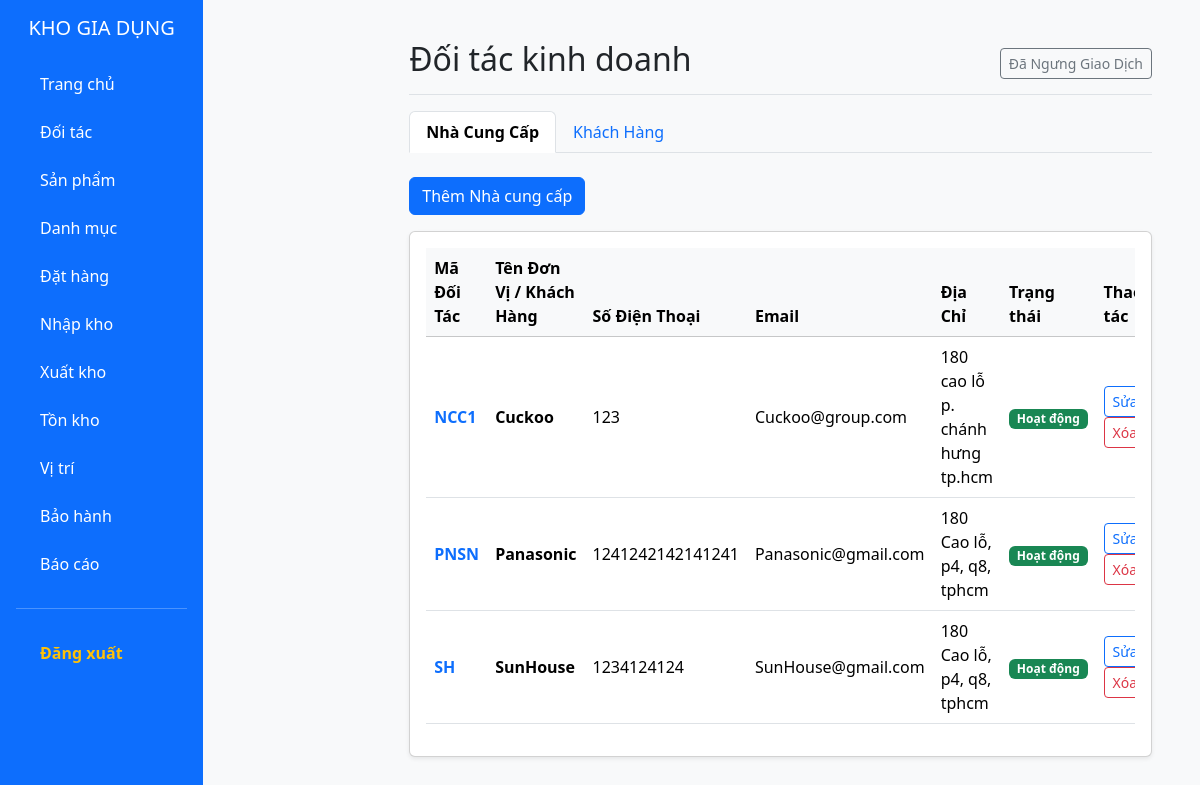
The app's page /public/partner/supplier (signed in), older data.
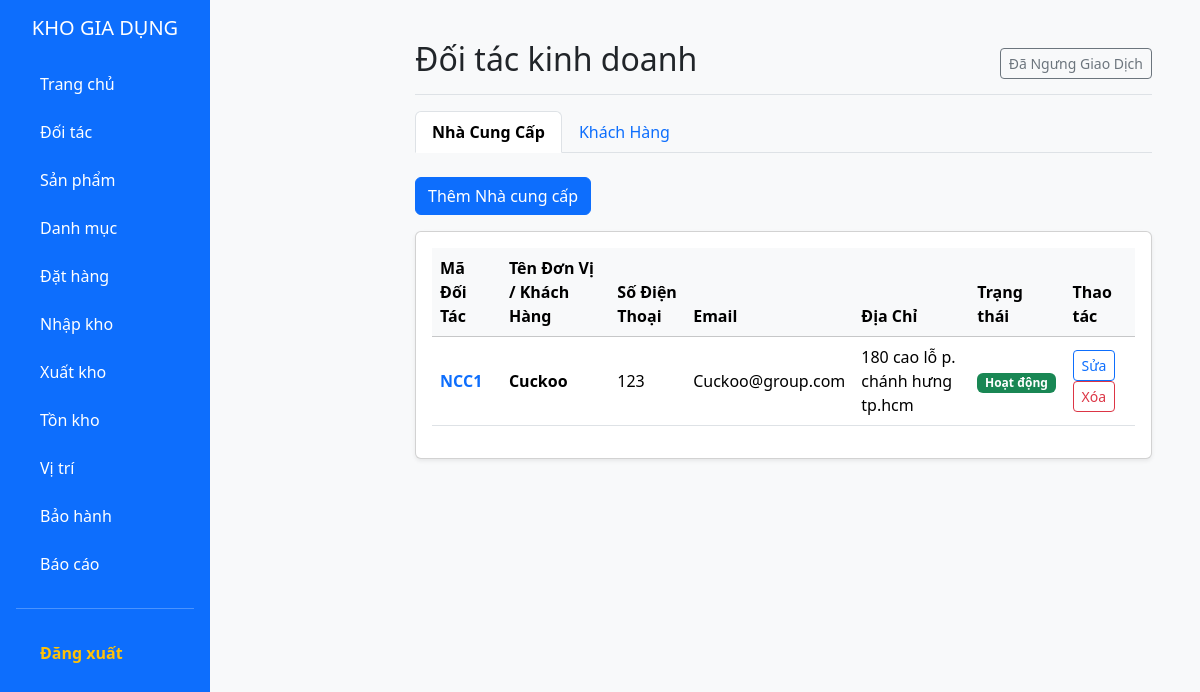
The same page, newer data.
### tables this page shows
CREATE TABLE IF NOT EXISTS `nhacungcap` (
  `maNCC` varchar(10) NOT NULL,
  `tenNCC` varchar(100) NOT NULL,
  `diaChi` varchar(200) DEFAULT NULL,
  `sdt` varchar(20) DEFAULT NULL,
  `email` varchar(50) DEFAULT NULL,
  `trangThai` tinyint DEFAULT '1',
  PRIMARY KEY (`maNCC`)
);

### app/controllers/PartnerController.php (called while the page is built, shortened)
<?php
class PartnerController extends Controller {
    private $partnerModel;
    public function __construct() {
        $this->partnerModel = $this->model('PartnerModel');
    }
    public function supplier() {
        $data = [
            'title' => 'Quản lý Nhà cung cấp',
            'type' => 'supplier',
            'list' => $this->partnerModel->getSuppliers()
        ];
        $this->view('partners/index', $data);
    }
}
?>

### app/core/app.php (called while the page is built, shortened)
<?php
class App {
    protected $action = 'index';
    public function __construct() {
        $url = $this->parseUrl();
        if (isset($url[0])) {
            if (file_exists(APP_ROOT . '/controllers/' . ucfirst($url[0]) . 'Controller.php')) {
                unset($url[0]);
            }
        }
        $this->controller = new $this->controller;
        if (isset($url[1])) {
            if (method_exists($this->controller, $url[1])) {
                $this->action = $url[1];
                unset($url[1]);
            }
        }
        $this->params = $url ? array_values($url) : [];
        call_user_func_array([$this->controller, $this->action], $this->params);
    }
    public function parseUrl() {
        if (isset($_GET['url'])) {
            return explode('/', filter_var(rtrim($_GET['url'], '/'), FILTER_SANITIZE_URL));
        }
    }
}
?>

### public/index.php (called while the page is built, shortened)
<?php
require_once ROOT_PATH . '/app/core/Database.php';
require_once ROOT_PATH . '/app/core/Controller.php';
require_once ROOT_PATH . '/app/core/App.php';
$app = new App();
?>

### app/models/PartnerModel.php (called while the page is built, shortened)
<?php
class PartnerModel {
    private $conn;
    public function __construct() {
        $this->conn = Database::getInstance()->getConnection();
    }
    public function getSuppliers() {
        $sql = "SELECT * FROM NHACUNGCAP WHERE trangThai = 1 ORDER BY tenNCC ASC";
        $stmt = $this->conn->prepare($sql);
        $stmt->execute();
        return $stmt->fetchAll();
    }
}
?>

### app/core/Database.php (called while the page is built, shortened)
<?php
class Database {
    private static $instance = null;
    private $conn;
    private function __construct() {
        try {
            $dsn = "mysql:host=" . DB_HOST . ";dbname=" . DB_NAME . ";charset=utf8mb4";
            $this->conn = new PDO($dsn, DB_USER, DB_PASS);
            $this->conn->setAttribute(PDO::ATTR_ERRMODE, PDO::ERRMODE_EXCEPTION);
            $this->conn->setAttribute(PDO::ATTR_DEFAULT_FETCH_MODE, PDO::FETCH_ASSOC);
        } catch(PDOException $e) {
            die("Lỗi kết nối MySQL: " . $e->getMessage());
        }
    }
    public static function getInstance() {
        if (!self::$instance) {
            self::$instance = new Database();
        }
        return self::$instance;
    }
    public function getConnection() {
        return $this->conn;
    }
}
?>

### app/views/partners/index.php (the view, shortened to what the changed rows need)
<?php require_once APP_ROOT . '/views/layouts/header.php'; ?>
<?php require_once APP_ROOT . '/views/layouts/sidebar.php'; ?>
<main class="col-md-9 ms-sm-auto col-lg-10 px-md-4">
    <div class="d-flex justify-content-between flex-wrap flex-md-nowrap align-items-center pt-3 pb-2 mb-3 border-bottom">
        <h1 class="h2">Đối tác kinh doanh</h1>
    </div>
    <div class="card shadow-sm">
        <div class="card-body">
            <div class="table-responsive">
                <table class="table table-hover align-middle">
                    <thead class="table-light">
                        <tr>
                            <th>Mã Đối Tác</th>
                            <th>Tên Đơn Vị / Khách Hàng</th>
                            <th>Số Điện Thoại</th>
                            <th>Email</th>
                            <th>Địa Chỉ</th>
                            <th>Trạng thái</th>
                            <th>Thao tác</th>
                        </tr>
                    </thead>
                    <tbody>
                        <?php if (!empty($data['list'])): ?>
                            <?php foreach ($data['list'] as $item): ?>
                                <?php
                                    $code = ($data['type'] == 'supplier') ? $item['maNCC'] : $item['maKH'];
                                    $name = ($data['type'] == 'supplier') ? $item['tenNCC'] : $item['tenKH'];
                                ?>
                                <tr>
                                    <td class="fw-bold text-primary"><?php echo $code; ?></td>
                                    <td class="fw-bold"><?php echo $name; ?></td>
                                    <td><?php echo $item['sdt']; ?></td>
                                    <td><?php echo $item['email']; ?></td>
                                    <td><?php echo $item['diaChi']; ?></td>
                                    <td>
                                        <span class="badge bg-success">Hoạt động</span>
                                    </td>
                                    <td>
                                        <a href="<?php echo BASE_URL; ?>/partner/edit/<?php echo $data['type']; ?>/<?php echo $code; ?>"
                                           class="btn btn-sm btn-outline-primary">
                                           <i class="bi bi-pencil"></i> Sửa
                                        </a>
                                        <a href="<?php echo BASE_URL; ?>/partner/delete/<?php echo $data['type']; ?>/<?php echo $code; ?>"
                                           class="btn btn-sm btn-outline-danger"
                                           onclick="return confirm('Bạn có chắc chắn muốn xóa đối tác này? Nếu đã có giao dịch, hệ thống sẽ chuyển sang trạng thái ngưng hoạt động.');">
                                           <i class="bi bi-trash"></i> Xóa
                                        </a>
                                    </td>
                                </tr>
                            <?php endforeach; ?>
                        <?php else: ?>
                            <tr><td colspan="7" class="text-center text-muted">Chưa có dữ liệu.</td></tr>
                        <?php endif; ?>
                    </tbody>
                </table>
            </div>
        </div>
    </div>
</main>
<?php require_once APP_ROOT . '/views/layouts/footer.php'; ?>

Row changes from the older to the newer data that the page shows:
removed nhacungcap: maNCC "PNSN", tenNCC "Panasonic", sdt "1241242142141241", email "Panasonic@gmail.com", diaChi "180 Cao lỗ, p4, q8, tphcm"
removed nhacungcap: maNCC "SH", tenNCC "SunHouse", sdt "1234124124", email "SunHouse@gmail.com", diaChi "180 Cao lỗ, p4, q8, tphcm"
